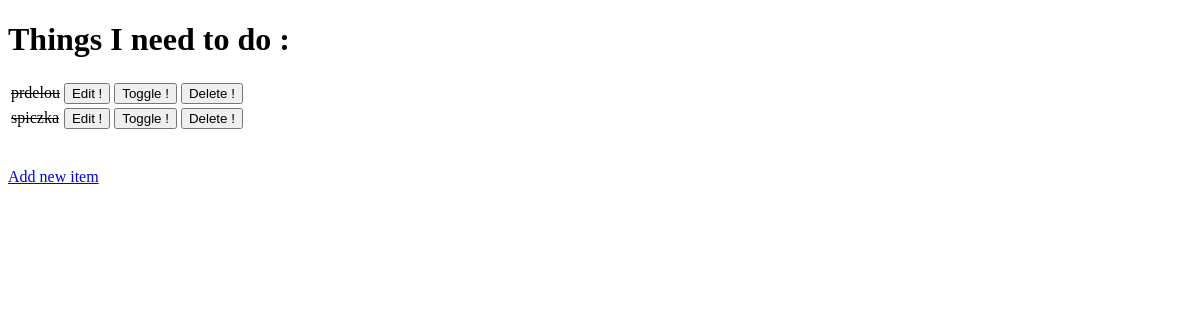
Before: / with the older database file.
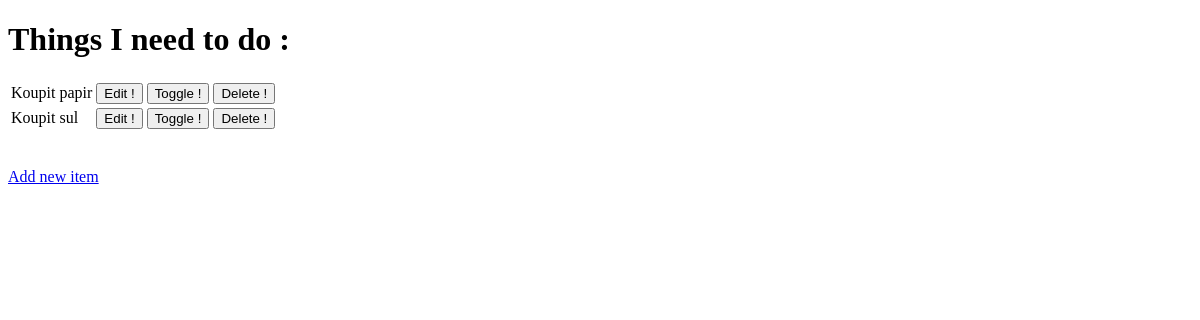
After: the same page with the newer database file.
### todo/models.py (models this page shows, shortened)
class Item(models.Model):
    name = models.CharField(max_length=50, null=False, blank=False)
    done = models.BooleanField(null=False, blank=False, default=False)

### todo/views.py (the view)
# urls.py: path('', views.get_todo_list, name='get_todo_list'),
def get_todo_list(request):
    items = Item.objects.all()
    context = {
        'items': items
    }
    return render(request, 'todo/todo_list.html', context)

### todo/templates/todo/todo_list.html (shortened to what this page needs)
<!DOCTYPE html>
<html lang="en">
<head>
</head>
<body>
    <h1>
        Things I need to do :
    </h1>
    <table>
    {% for item in items %}
        <tr>
            {% if item.done%}
                <td>
                    <strike>
                    {{ item.name }}
                    </strike>
                </td>
            {% else %}
                <td>
                    {{ item.name }}
                </td>
            {% endif %}
            <td>
                <a href="/edit/{{ item.id }}">
                    <button>
                        Edit !
                    </button>
                </a>
            </td>
            <td>
                <a href="/toggle/{{ item.id }}">
                    <button>
                        Toggle !
                    </button>
                </a>
            </td>
            <td>
                <a href="/delete/{{ item.id }}">
                    <button>
                        Delete !
                    </button>
                </a>
            </td>
        </tr>
        {% empty %}
        <tr>
            <td>
                No entries ...
            </td>
        </tr>
    {% endfor %}
    </table>
    <br>
    <br>
    <a href="/add/">Add new item</a>
</body>
</html>

Changed rows visible on the page:
removed Item: name "prdelou"
removed Item: name "spiczka"
added Item: name "Koupit papir"
added Item: name "Koupit sul"
